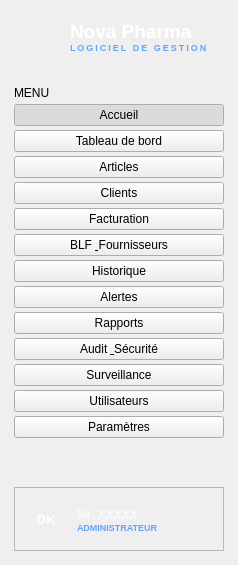
     <widget class="QFrame" name="frm_nav">
      <property name="minimumSize">
       <size>
        <width>238</width>
        <height>0</height>
       </size>
      </property>
      <property name="maximumSize">
       <size>
        <width>238</width>
        <height>16777215</height>
       </size>
      </property>
      <property name="frameShape">
       <enum>QFrame::Shape::NoFrame</enum>
      </property>
      <property name="frameShadow">
       <enum>QFrame::Shadow::Raised</enum>
      </property>
      <layout class="QVBoxLayout" name="verticalLayout" stretch="0,0,0,0,0,0,0,0,0,0,0,0,0,0,0,0,0,0,0">
       <property name="spacing">
        <number>4</number>
       </property>
       <property name="leftMargin">
        <number>14</number>
       </property>
       <property name="topMargin">
        <number>16</number>
       </property>
       <property name="rightMargin">
        <number>14</number>
       </property>
       <property name="bottomMargin">
        <number>14</number>
       </property>
       <item>
        <widget class="QFrame" name="frame_2">
         <property name="styleSheet">
          <string notr="true">#frame_2{
                                            background-color : transparent;
                                            border : none;
                                            }</string>
         </property>
         <property name="frameShape">
          <enum>QFrame::Shape::NoFrame</enum>
         </property>
         <property name="frameShadow">
          <enum>QFrame::Shadow::Raised</enum>
         </property>
         <layout class="QHBoxLayout" name="horizontalLayout_2">
          <property name="spacing">
           <number>12</number>
          </property>
          <property name="leftMargin">
           <number>2</number>
          </property>
          <property name="topMargin">
           <number>0</number>
          </property>
          <property name="rightMargin">
           <number>0</number>
          </property>
          <property name="bottomMargin">
           <number>6</number>
          </property>
          <item>
           <widget class="QLabel" name="label_2">
            <property name="minimumSize">
             <size>
              <width>42</width>
              <height>42</height>
             </size>
            </property>
            <property name="maximumSize">
             <size>
              <width>42</width>
              <height>42</height>
             </size>
            </property>
            <property name="styleSheet">
             <string notr="true">QLabel{
                                                        image: url(:/Icon/Icons/1758107223736.png);
                                                        background-color:
                                                        qlineargradient(spread:pad, x1:0, y1:0,
                                                        x2:1, y2:1, stop:0 #3b82f6, stop:1 #2563eb);
                                                        border : 1px solid rgba(255,255,255,40);
                                                        border-radius : 14px;
                                                        padding : 6px;
                                                        }</string>
            </property>
            <property name="text">
             <string/>
            </property>
           </widget>
          </item>
          <item>
           <widget class="QLabel" name="label">
            <property name="styleSheet">
             <string notr="true">QLabel{
                                                        background-color : transparent;
                                                        }</string>
            </property>
            <property name="text">
             <string>
                                                        &lt;html&gt;&lt;head/&gt;&lt;body&gt;&lt;p&gt;&lt;span
                                                        style=&quot; font-size:14pt;
                                                        font-weight:700;
                                                        color:#ffffff;&quot;&gt;Nova
                                                        Pharma&lt;br/&gt;&lt;/span&gt;&lt;span
                                                        style=&quot; font-size:7pt; font-weight:700;
                                                        color:#60a5fa;
                                                        letter-spacing:2px;&quot;&gt;LOGICIEL DE
                                                        GESTION&lt;/span&gt;&lt;/p&gt;&lt;/body&gt;&lt;/html&gt;</string>
            </property>
           </widget>
          </item>
         </layout>
        </widget>
       </item>
       <item>
        <spacer name="verticalSpacer_7">
         <property name="orientation">
          <enum>Qt::Orientation::Vertical</enum>
         </property>
         <property name="sizeType">
          <enum>QSizePolicy::Policy::Fixed</enum>
         </property>
         <property name="sizeHint" stdset="0">
          <size>
           <width>20</width>
           <height>18</height>
          </size>
         </property>
        </spacer>
       </item>
       <item>
        <widget class="QLabel" name="lbl_nav_section">
         <property name="text">
          <string>MENU</string>
         </property>
        </widget>
       </item>
       <item>
        <widget class="QPushButton" name="btn_onglet_accueil">
         <property name="text">
          <string>Accueil</string>
         </property>
         <property name="icon">
          <iconset resource="../Icon.qrc">
           <normaloff>:/Icon/Icons/home.svg</normaloff>:/Icon/Icons/home.svg</iconset>
         </property>
         <property name="iconSize">
          <size>
           <width>20</width>
           <height>20</height>
          </size>
         </property>
         <property name="checkable">
          <bool>true</bool>
         </property>
         <property name="checked">
          <bool>true</bool>
         </property>
        </widget>
       </item>
       <item>
        <widget class="QPushButton" name="btn_onglet_tableau_bord">
         <property name="text">
          <string>Tableau de bord</string>
         </property>
         <property name="icon">
          <iconset resource="../Icon.qrc">
           <normaloff>:/Icon/Icons/activity.svg</normaloff>:/Icon/Icons/activity.svg</iconset>
         </property>
         <property name="iconSize">
          <size>
           <width>20</width>
           <height>20</height>
          </size>
         </property>
         <property name="checkable">
          <bool>true</bool>
         </property>
        </widget>
       </item>
       <item>
        <widget class="QPushButton" name="btn_onglet_article">
         <property name="text">
          <string>Articles</string>
         </property>
         <property name="icon">
          <iconset resource="../Icon.qrc">
           <normaloff>:/Icon/Icons/pill.svg</normaloff>:/Icon/Icons/pill.svg</iconset>
         </property>
         <property name="iconSize">
          <size>
           <width>20</width>
           <height>20</height>
          </size>
         </property>
         <property name="checkable">
          <bool>true</bool>
         </property>
        </widget>
       </item>
       <item>
        <widget class="QPushButton" name="btn_onglet_client">
         <property name="text">
          <string>Clients</string>
         </property>
         <property name="icon">
          <iconset resource="../Icon.qrc">
           <normaloff>:/Icon/Icons/users.svg</normaloff>:/Icon/Icons/users.svg</iconset>
         </property>
         <property name="iconSize">
          <size>
           <width>20</width>
           <height>20</height>
          </size>
         </property>
         <property name="checkable">
          <bool>true</bool>
         </property>
        </widget>
       </item>
       <item>
        <widget class="QPushButton" name="btn_onglet_facturation">
         <property name="text">
          <string>Facturation</string>
         </property>
         <property name="icon">
          <iconset resource="../Icon.qrc">
           <normaloff>:/Icon/Icons/receipt.svg</normaloff>:/Icon/Icons/receipt.svg</iconset>
         </property>
         <property name="iconSize">
          <size>
           <width>20</width>
           <height>20</height>
          </size>
         </property>
         <property name="checkable">
          <bool>true</bool>
         </property>
        </widget>
       </item>
       <item>
        <widget class="QPushButton" name="btn_onglet_blf">
         <property name="text">
          <string>BLF &amp; Fournisseurs</string>
         </property>
         <property name="icon">
          <iconset resource="../Icon.qrc">
           <normaloff>:/Icon/Icons/truck.svg</normaloff>:/Icon/Icons/truck.svg</iconset>
         </property>
         <property name="iconSize">
          <size>
           <width>20</width>
           <height>20</height>
          </size>
         </property>
         <property name="checkable">
          <bool>true</bool>
         </property>
        </widget>
       </item>
       <item>
        <widget class="QPushButton" name="btn_onglet_historique">
         <property name="text">
          <string>Historique</string>
         </property>
         <property name="icon">
          <iconset resource="../Icon.qrc">
           <normaloff>:/Icon/Icons/history.svg</normaloff>:/Icon/Icons/history.svg</iconset>
         </property>
         <property name="iconSize">
          <size>
           <width>20</width>
           <height>20</height>
          </size>
         </property>
         <property name="checkable">
          <bool>true</bool>
         </property>
        </widget>
       </item>
       <item>
        <widget class="QPushButton" name="btn_onglet_alertes">
         <property name="text">
          <string>Alertes</string>
         </property>
         <property name="icon">
          <iconset resource="../Icon.qrc">
           <normaloff>:/Icon/Icons/alert-triangle.svg</normaloff>:/Icon/Icons/alert-triangle.svg</iconset>
         </property>
         <property name="iconSize">
          <size>
           <width>20</width>
           <height>20</height>
          </size>
         </property>
         <property name="checkable">
          <bool>true</bool>
         </property>
        </widget>
       </item>
       <item>
        <widget class="QPushButton" name="btn_onglet_rapport">
         <property name="text">
          <string>Rapports</string>
         </property>
         <property name="icon">
          <iconset resource="../Icon.qrc">
           <normaloff>:/Icon/Icons/file-text.svg</normaloff>:/Icon/Icons/file-text.svg</iconset>
         </property>
         <property name="iconSize">
          <size>
           <width>20</width>
           <height>20</height>
          </size>
         </property>
         <property name="checkable">
          <bool>true</bool>
         </property>
        </widget>
       </item>
       <item>
        <widget class="QPushButton" name="btn_onglet_audit">
         <property name="text">
          <string>Audit &amp; Sécurité</string>
         </property>
         <property name="icon">
          <iconset resource="../Icon.qrc">
           <normaloff>:/Icon/Icons/shield-check.svg</normaloff>:/Icon/Icons/shield-check.svg</iconset>
         </property>
         <property name="iconSize">
          <size>
           <width>20</width>
           <height>20</height>
          </size>
         </property>
         <property name="checkable">
          <bool>true</bool>
         </property>
        </widget>
       </item>
       <item>
        <widget class="QPushButton" name="btn_onglet_surveillance">
         <property name="text">
          <string>Surveillance</string>
         </property>
         <property name="icon">
          <iconset resource="../Icon.qrc">
           <normaloff>:/Icon/Icons/shield-alert.svg</normaloff>:/Icon/Icons/shield-alert.svg</iconset>
         </property>
         <property name="iconSize">
          <size>
           <width>20</width>
           <height>20</height>
          </size>
         </property>
         <property name="checkable">
          <bool>true</bool>
         </property>
        </widget>
       </item>
       <item>
        <widget class="QPushButton" name="btn_onglet_utilisateur">
         <property name="text">
          <string>Utilisateurs</string>
         </property>
         <property name="icon">
          <iconset resource="../Icon.qrc">
           <normaloff>:/Icon/Icons/user-check.svg</normaloff>:/Icon/Icons/user-check.svg</iconset>
         </property>
         <property name="iconSize">
          <size>
           <width>20</width>
           <height>20</height>
          </size>
         </property>
         <property name="checkable">
          <bool>true</bool>
         </property>
        </widget>
       </item>
       <item>
        <widget class="QPushButton" name="btn_onglet_parametre">
         <property name="text">
          <string>Paramètres</string>
         </property>
         <property name="icon">
          <iconset resource="../Icon.qrc">
           <normaloff>:/Icon/Icons/settings.svg</normaloff>:/Icon/Icons/settings.svg</iconset>
         </property>
         <property name="iconSize">
          <size>
           <width>20</width>
           <height>20</height>
          </size>
         </property>
         <property name="checkable">
          <bool>true</bool>
         </property>
        </widget>
       </item>
       <item>
        <spacer name="verticalSpacer_6">
         <property name="orientation">
          <enum>Qt::Orientation::Vertical</enum>
         </property>
         <property name="sizeHint" stdset="0">
          <size>
           <width>20</width>
           <height>40</height>
          </size>
         </property>
        </spacer>
       </item>
       <item>
        <widget class="Line" name="line">
         <property name="styleSheet">
          <string notr="true">QFrame{
                                            background-color: rgba(255,255,255,25);
                                            border : none;
                                            max-height : 1px;
                                            }</string>
         </property>
         <property name="orientation">
          <enum>Qt::Orientation::Horizontal</enum>
         </property>
        </widget>
       </item>
       <item>
        <widget class="QFrame" name="frame_3">
         <property name="frameShape">
          <enum>QFrame::Shape::StyledPanel</enum>
         </property>
         <property name="frameShadow">
          <enum>QFrame::Shadow::Raised</enum>
         </property>
         <layout class="QHBoxLayout" name="horizontalLayout_3">
          <property name="spacing">
           <number>10</number>
          </property>
          <property name="leftMargin">
           <number>10</number>
          </property>
          <property name="topMargin">
           <number>10</number>
          </property>
          <property name="rightMargin">
           <number>10</number>
          </property>
          <property name="bottomMargin">
           <number>10</number>
          </property>
          <item>
           <widget class="QLabel" name="label_3">
            <property name="minimumSize">
             <size>
              <width>42</width>
              <height>42</height>
             </size>
            </property>
            <property name="maximumSize">
             <size>
              <width>42</width>
              <height>42</height>
             </size>
            </property>
            <property name="styleSheet">
             <string notr="true">QLabel{
                                                        background-color:
                                                        qlineargradient(spread:pad, x1:0, y1:0,
                                                        x2:1, y2:1, stop:0 #60a5fa, stop:1 #2563eb);
                                                        color : #ffffff;
                                                        border : 1px solid rgba(255,255,255,60);
                                                        border-radius : 14px;
                                                        font-weight : bold;
                                                        font-size : 13px;
                                                        }</string>
            </property>
            <property name="text">
             <string>DK</string>
            </property>
            <property name="alignment">
             <set>Qt::AlignmentFlag::AlignCenter</set>
            </property>
           </widget>
          </item>
          <item>
           <widget class="QLabel" name="label_26">
            <property name="styleSheet">
             <string notr="true">QLabel{
                                                        background-color : transparent;
                                                        }
                                                    </string>
            </property>
            <property name="text">
             <string>&lt;html&gt;&lt;head/&gt;&lt;body&gt;&lt;p&gt;&lt;span style=&quot; font-size:9pt; font-weight:700; color:#f8fafc;&quot;&gt;Mr. XXXXX&lt;/span&gt;&lt;span style=&quot; font-size:11pt;&quot;&gt;&lt;br/&gt;&lt;/span&gt;&lt;span style=&quot; font-size:7pt; font-weight:700; color:#60a5fa;&quot;&gt;ADMINISTRATEUR&lt;/span&gt;&lt;/p&gt;&lt;/body&gt;&lt;/html&gt;</string>
            </property>
           </widget>
          </item>
          <item>
           <widget class="QToolButton" name="btn_logout">
            <property name="cursor">
             <cursorShape>PointingHandCursor</cursorShape>
            </property>
            <property name="toolTip">
             <string>Se déconnecter</string>
            </property>
            <property name="styleSheet">
             <string notr="true">QToolButton {
                                                        background: transparent;
                                                        border: none;
                                                        border-radius: 8px;
                                                        padding: 6px;
                                                        }
                                                        QToolButton:hover {
                                                        background: rgba(255,255,255,0.15);
                                                        }</string>
            </property>
            <property name="icon">
             <iconset resource="../Icon.qrc">
              <normaloff>:/Icon/Icons/log-out_white.svg</normaloff>:/Icon/Icons/log-out_white.svg</iconset>
            </property>
            <property name="iconSize">
             <size>
              <width>18</width>
              <height>18</height>
             </size>
            </property>
           </widget>
          </item>
         </layout>
        </widget>
       </item>
      </layout>
     </widget>
